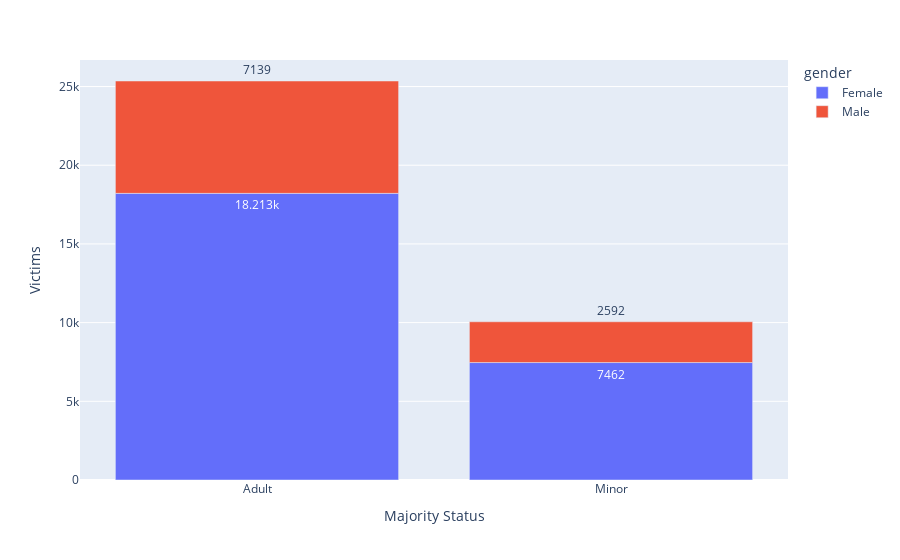

The code cell stored with this chart in its notebook:
### Code cell
data_bar_mg = pd.DataFrame(data.groupby(['gender', 'majorityStatus'])['majorityStatus'].agg(Victims='count')).reset_index()

fig = px.bar(data_bar_mg, x="majorityStatus", y="Victims", color="gender",
            labels={'majorityStatus':'Majority Status'})
fig.update_traces(texttemplate='%{value}', textposition='outside')
fig.update_layout(hovermode='x')
fig.show()

### Figure 1 — Plotly figure (JSON) as saved in the notebook; plotly's stock layout.template omitted (floating-point values rounded to 4 significant figures)
{"data": [{"alignmentgroup": "True", "hovertemplate": "gender=Female<br>Majority Status=%{x}<br>Victims=%{y}<extra></extra>", "legendgroup": "Female", "marker": {"color": "#636efa", "pattern": {"shape": ""}}, "name": "Female", "offsetgroup": "Female", "orientation": "v", "showlegend": true, "textposition": "outside", "texttemplate": "%{value}", "type": "bar", "x": ["Adult", "Minor"], "xaxis": "x", "y": [18213, 7462], "yaxis": "y"}, {"alignmentgroup": "True", "hovertemplate": "gender=Male<br>Majority Status=%{x}<br>Victims=%{y}<extra></extra>", "legendgroup": "Male", "marker": {"color": "#EF553B", "pattern": {"shape": ""}}, "name": "Male", "offsetgroup": "Male", "orientation": "v", "showlegend": true, "textposition": "outside", "texttemplate": "%{value}", "type": "bar", "x": ["Adult", "Minor"], "xaxis": "x", "y": [7139, 2592], "yaxis": "y"}], "layout": {"barmode": "relative", "hovermode": "x", "legend": {"title": {"text": "gender"}, "tracegroupgap": 0}, "margin": {"t": 60}, "xaxis": {"anchor": "y", "domain": [0, 1], "title": {"text": "Majority Status"}}, "yaxis": {"anchor": "x", "domain": [0, 1], "title": {"text": "Victims"}}}}
